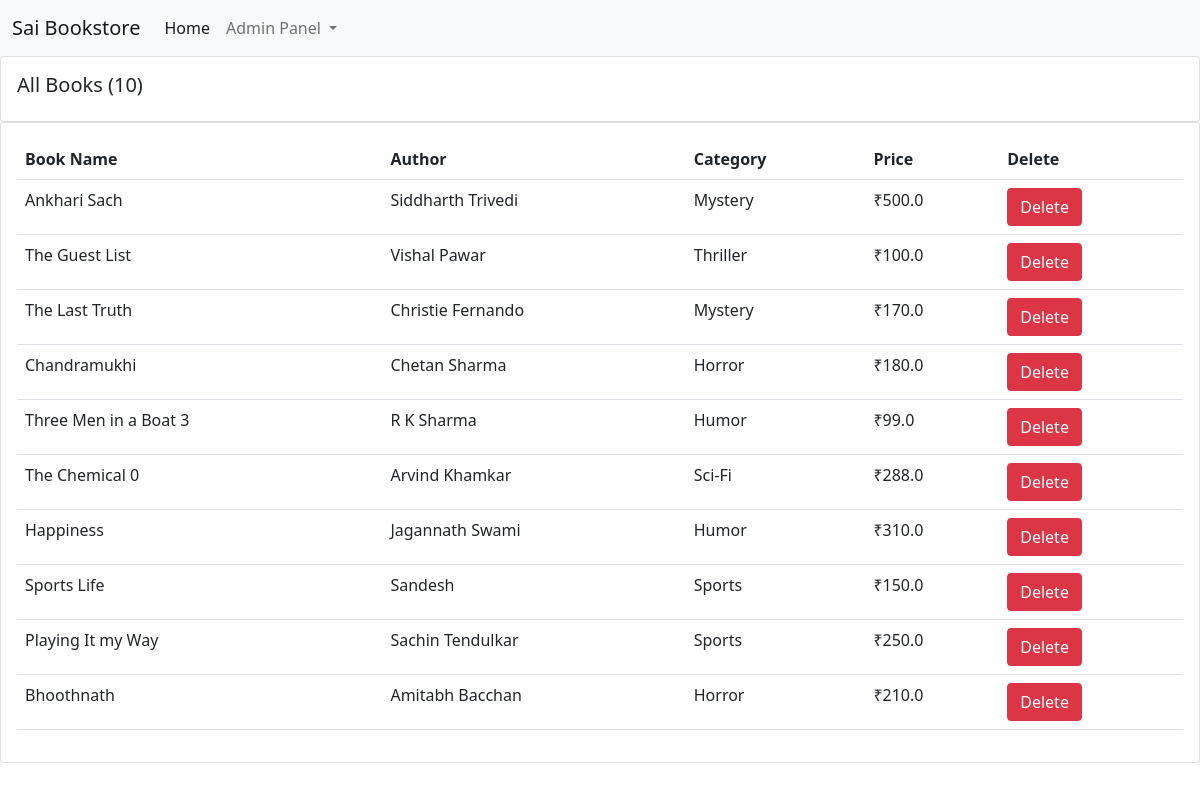
Screenshot of /all_books/ with the database file from the repository.
### books/models.py (models this page shows, shortened)
class Book(models.Model):
    CATEGORY = (
    ('Mystery', 'Mystery'),
    ('Thriller', 'Thriller'),
    ('Sci-Fi', 'Sci-Fi'),
    ('Humor', 'Humor'),
    ('Horror', 'Horror'),
    ('Sports','Sports')
    )
    book_name = models.CharField(max_length=100)
    author = models.CharField(max_length=100, default="")
    category = models.CharField(max_length=100, choices=CATEGORY)
    price = models.FloatField()
    stock = models.IntegerField(default=2)

### books/decorators.py (the view)
    def _wrapped_view(request, *args, **kwargs):
        print("Decorator: Before calling the view function")
        response = view_func(request, *args, **kwargs)
        print("Decorator: After calling the view function")
        if response is None:
            return HttpResponse("Error: The view returned None", status=500)
        return response

### books/views.py (called while the page is built)
@wrapper_function
def Admin(request):
    books = Book.objects.all()
    total_books = books.count()
    return render (request, "for_admin.html", {'books':books, 'total_books':total_books})

### books/templates/for_admin.html (shortened to what this page needs)
{% extends 'admin_navbar.html' %}
{% block body %}
{% load static %}
      <div class="row">
        <div class="col-md">
          <div class="card card-body grid">
            <h5>All Books ({{total_books}})</h5>
          </div>
          <div class="card card-body">
            <table class="table">
              <tr>
                <th>Book Name</th>
                <th>Author</th>
                <th>Category</th>
                <th>Price</th>
                <th>Delete</th>
              </tr>
              {% for i in books %}
                <tr>
                  <td>{{i.book_name}}</td>
                  <td>{{i.author}}</td>
                  <td>{{i.category}}</td>
                  <td>₹{{i.price}}</td>
                  <td><a href="/all_books/delete_{{i.id}}/" class="btn btn-danger">Delete</a></td>
                </tr>
              {% endfor %}
            </table>
          </div>
        </div>
      </div>
      {% endblock %}

### rows the page displays
Book: book_name "Ankhari Sach", author "Siddharth Trivedi", category "Mystery", price "500.0"
Book: book_name "The Guest List", author "Vishal Pawar", category "Thriller", price "100.0"
Book: book_name "The Last Truth", author "Christie Fernando", category "Mystery", price "170.0"
Book: book_name "Chandramukhi", author "Chetan Sharma", category "Horror", price "180.0"
Book: book_name "Three Men in a Boat 3", author "R K Sharma", category "Humor", price "99.0"
Book: book_name "The Chemical 0", author "Arvind Khamkar", category "Sci-Fi", price "288.0"
Book: book_name "Happiness", author "Jagannath Swami", category "Humor", price "310.0"
Book: book_name "Sports Life", author "Sandesh", category "Sports", price "150.0"
Book: book_name "Playing It my Way", author "Sachin Tendulkar", category "Sports", price "250.0"
Book: book_name "Bhoothnath", author "Amitabh Bacchan", category "Horror", price "210.0"

### other values shown
{{ total_books }} "10"
